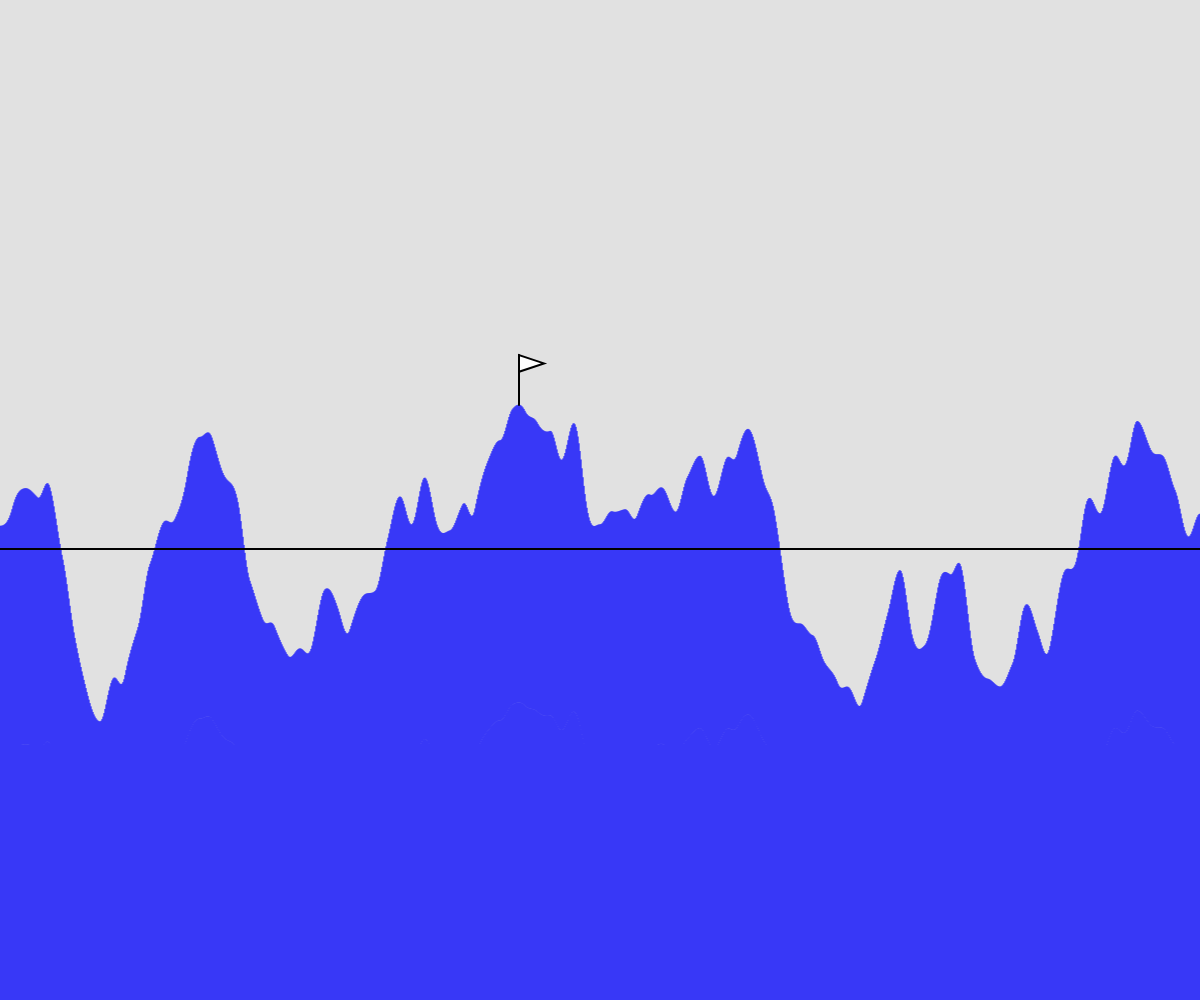
Frame 1 (no input)
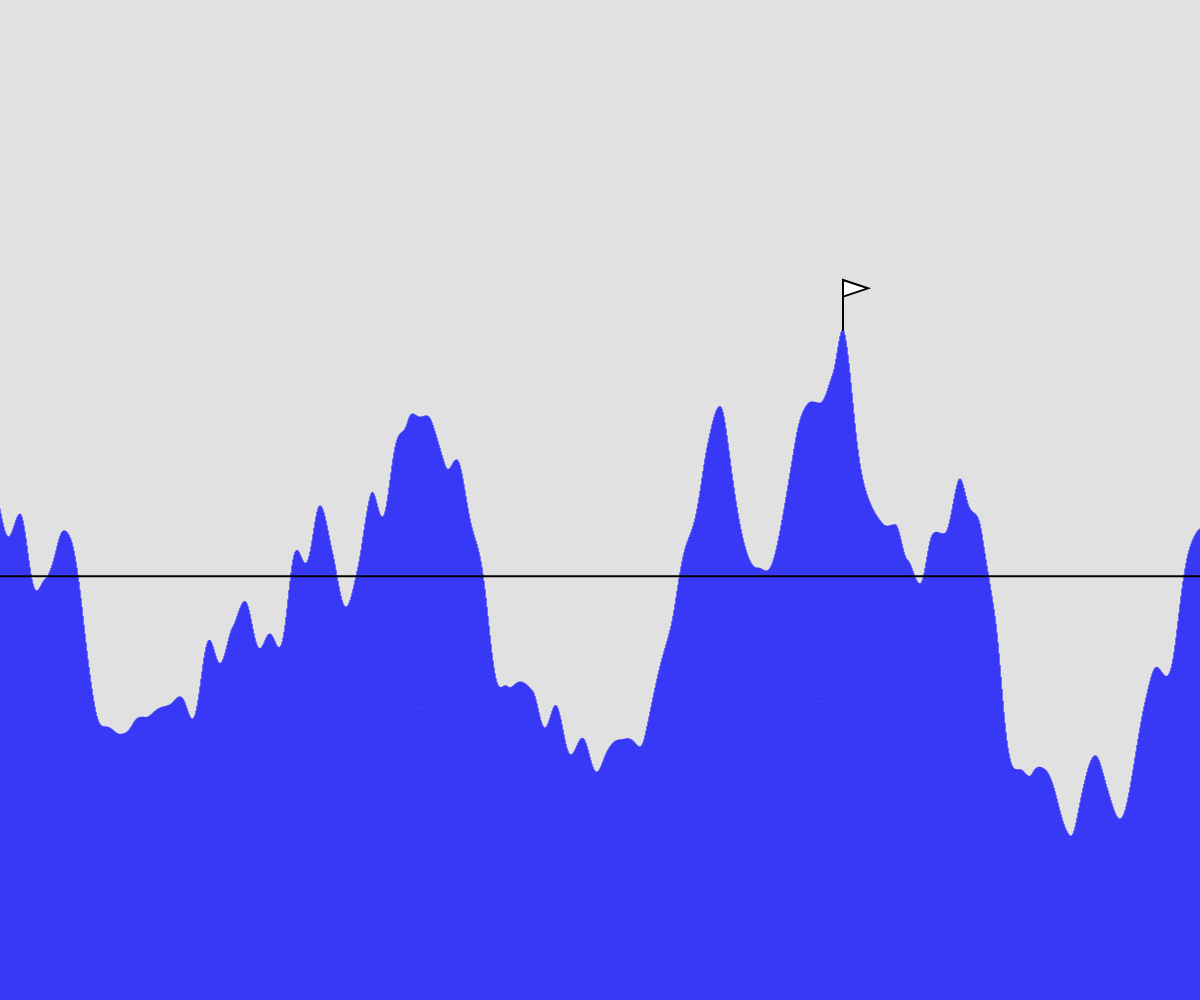
Frame 60 (no input)
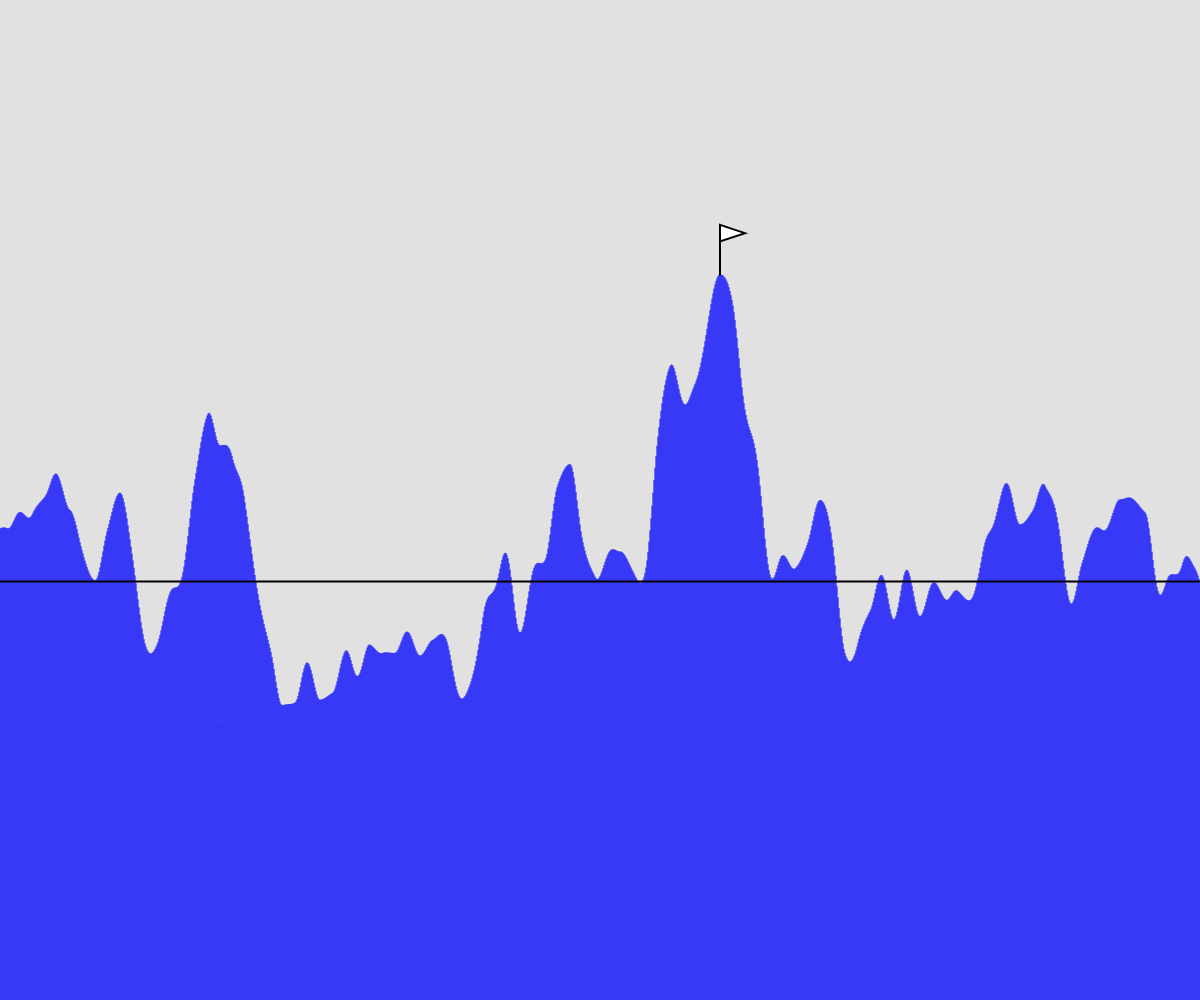
Frame 120 (the mouse pressed at the canvas centre since frame 60)

The p5.js sketch that drew these frames (run headless with seeded random() and noise() and a simulated clock; from frame 60 on, the mouse is pressed at the canvas centre):

// p5.js sketch
// ── sketch.js
// Perlin Noise
// Troy Honeywill
// 10/1/2025
//
// Extra for Experts:
// creates a smooth trerain that shits and has a flag on the peak.
let linefe
let store = [];
let changew =1
let y
let flagsize 
let timeshift = 1;
let average 
let averagechange = 1
let stroetest = 1
let test2 = 0


function setup() {
  createCanvas(windowWidth, windowHeight);
  y = height/2
  linefe = {x: 0, Ybase: height, Ytop: height/2, Lnoise: random(200), LNoiseTime: 0.01};
  average = height/2

}

function draw() { // Main loop function that makes the code reapeat
  linefe.Lnoise = timeshift  // Shifts the time so that you moves left
  background(225);
  widthcontrol();
  drawLine();
timeshift += 0.2

}

function drawLine(){ // draws the terain and stores values for the flag/average line.
  strokeWeight(changew);
  stroke("blue")
  let top = height
  let dx
  let x
  for(let w =0; w<= width; w += changew){ //Loop that fills the screen with the terain
   dx = noise(linefe.Lnoise);
    y = map(dx,0,1,height*0.2,height);
    line(w,linefe.Ybase, w,y)
    linefe.Lnoise += linefe.LNoiseTime
    if(y <= top){ // Finds the highest peak
      top = y;
      x = w;
    }
    average += averagechange
    stroetest += y
    test2 += 1
  }
  stroke("black")
  flag(x,top)  // creates the flag with the biggest peak
  average = stroetest/test2 // Finds the average of the terain
  line(0,average,width,average) 
}

function widthcontrol(){ //Makes it so I can zoom in and out of the terain
  if(keyIsDown(RIGHT_ARROW)){
    changew += 0.1;
}
else if(keyIsDown(LEFT_ARROW)){
  if(changew >= 1.5){
    changew -=0.1;
  }
}}

function flag(x,y){ // creats the flag at the top of the biggest peak 
  flagsize = 50
   stroke("black");
   strokeWeight(2);
   line(x,y,x,y-flagsize);
   triangle(x,y-flagsize,x,y-(flagsize - flagsize/3),x+(flagsize/2),y-(flagsize/1.2));
}
